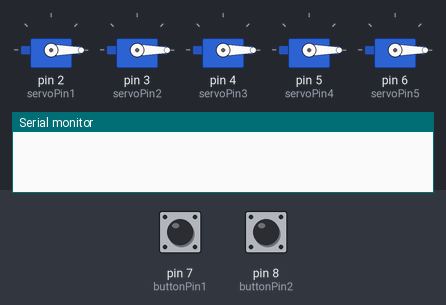
This sketch was run on a simulated Arduino Uno, built with avr-gcc and run on an emulated ATmega328P. Shown: 5 × servo, the last lines printed to the serial monitor. The test bench sets the inputs (shaded band); at power-on: pin 7 (buttonPin1) HIGH, pin 8 (buttonPin2) HIGH.

Above: at 1.2 s.
1.3 s: pin 7 (buttonPin1) pulled LOW for 0.15 s
At 1.7 s:
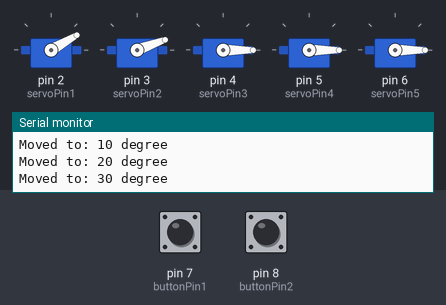
At 4.05 s:
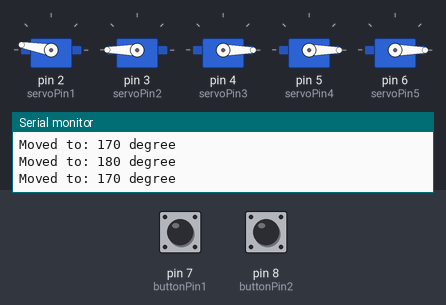
4.3 s: pin 8 (buttonPin2) pulled LOW for 3.2 s
At 4.4 s:
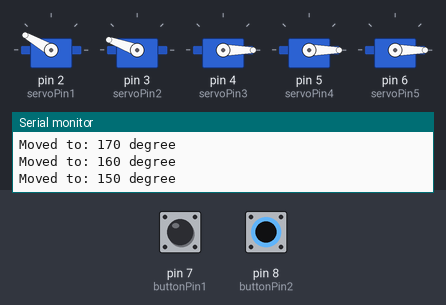
9.3 s: pin 7 (buttonPin1) pulled LOW for 3.2 s
Timing chart, 0 to 19.0 s (numbered marks = the images above; inputs shaded):
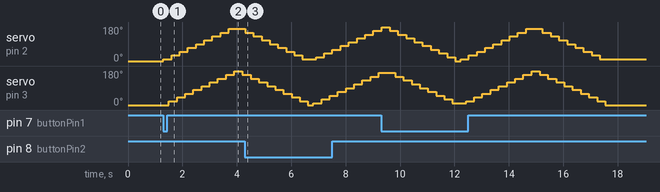

The sketch:

sketch_aug152022.ino
```cpp
#include <Servo.h>

Servo servo1;
Servo servo2;
Servo servo3;
Servo servo4;
Servo servo5;

#define servoPin1 2
#define servoPin2 3
#define servoPin3 4
#define servoPin4 5
#define servoPin5 6


#define buttonPin1 7
#define buttonPin2 8
#define buttonPin3 9
#define buttonPin4 10
#define buttonPin5 11
#define buttonPin6 12

int angle =0;    // initial angle  for servo (beteen 1 and 179)
int angleStep =10;
const int minAngle = 0;
const int maxAngle = 180;

const int type =2;
int buttonPushed =0;

void setup() {

  Serial.begin(9600);

  servo1.attach(servoPin1);
  servo2.attach(servoPin2);
  servo3.attach(servoPin3);
  servo4.attach(servoPin4);
  servo5.attach(servoPin5);

  pinMode(buttonPin1,INPUT_PULLUP);
  pinMode(buttonPin2,INPUT_PULLUP);
  pinMode(buttonPin3,INPUT_PULLUP);
  pinMode(buttonPin4,INPUT_PULLUP);
  pinMode(buttonPin5,INPUT_PULLUP);

  pinMode(buttonPin6,INPUT_PULLUP);

  servo1.write(angle);
  servo2.write(angle);
  servo3.write(angle);
  servo4.write(angle);
  servo5.write(angle);
}


void thumb() {

    if(digitalRead(buttonPin1) == LOW){
    buttonPushed = 1;
  }
   if( buttonPushed ){
  // change the angle for next time through the loop:
  angle = angle + angleStep;

    // reverse the direction of the moving at the ends of the angle:
    if (angle >= maxAngle) {
      angleStep = -angleStep;
        if(type ==1)
        {
            buttonPushed =0;
        }
    }

    if (angle <= minAngle) {
      angleStep = -angleStep;
       if(type==2)
        {
            buttonPushed =0;
        }
    }

      servo1.write(angle); // move the servo to desired angle
      Serial.print("Moved to: ");
      Serial.print(angle);   // print the angle
      Serial.println(" degree");
      delay(100); // waits for the servo to get there
   }
}


void index_finger(){

    if(digitalRead(buttonPin2) == LOW){
    buttonPushed = 1;
  }
   if( buttonPushed ){
  // change the angle for next time through the loop:
  angle = angle + angleStep;

    // reverse the direction of the moving at the ends of the angle:
    if (angle >= maxAngle) {
      angleStep = -angleStep;
        if(type ==1)
        {
            buttonPushed =0;
        }
    }

    if (angle <= minAngle) {
      angleStep = -angleStep;
       if(type==2)
        {
            buttonPushed =0;
        }
    }

    servo2.write(angle); // move the servo to desired angle
      Serial.print("Moved to: ");
      Serial.print(angle);   // print the angle
      Serial.println(" degree");
      delay(100); // waits for the servo to get there
   }

}


void middle_finger(){

    if(digitalRead(buttonPin3) == LOW){
    buttonPushed = 1;
  }
   if( buttonPushed ){
  // change the angle for next time through the loop:
  angle = angle + angleStep;

    // reverse the direction of the moving at the ends of the angle:
    if (angle >= maxAngle) {
      angleStep = -angleStep;
        if(type ==1)
        {
            buttonPushed =0;
        }
    }

    if (angle <= minAngle) {
      angleStep = -angleStep;
       if(type==2)
        {
            buttonPushed =0;
        }
    }

    servo3.write(angle); // move the servo to desired angle
      Serial.print("Moved to: ");
      Serial.print(angle);   // print the angle
      Serial.println(" degree");
      delay(100); // waits for the servo to get there
   }

}

void ring_finger(){

    if(digitalRead(buttonPin4) == LOW){
    buttonPushed = 1;
  }
   if( buttonPushed ){
  // change the angle for next time through the loop:
  angle = angle + angleStep;

    // reverse the direction of the moving at the ends of the angle:
    if (angle >= maxAngle) {
      angleStep = -angleStep;
        if(type ==1)
        {
            buttonPushed =0;
        }
    }

    if (angle <= minAngle) {
      angleStep = -angleStep;
       if(type==2)
        {
            buttonPushed =0;
        }
    }

    servo4.write(angle); // move the servo to desired angle
      Serial.print("Moved to: ");
      Serial.print(angle);   // print the angle
      Serial.println(" degree");
      delay(100); // waits for the servo to get there
   }

}

void little_finger(){

    if(digitalRead(buttonPin5) == LOW){
    buttonPushed = 1;
  }
   if( buttonPushed ){
  // change the angle for next time through the loop:
  angle = angle + angleStep;

    // reverse the direction of the moving at the ends of the angle:
    if (angle >= maxAngle) {
      angleStep = -angleStep;
        if(type ==1)
        {
            buttonPushed =0;
        }
    }

    if (angle <= minAngle) {
      angleStep = -angleStep;
       if(type==2)
        {
            buttonPushed =0;
        }
    }

    servo5.write(angle); // move the servo to desired angle
      Serial.print("Moved to: ");
      Serial.print(angle);   // print the angle
      Serial.println(" degree");
      delay(100); // waits for the servo to get there
   }
}


void concurrently(){

}

void loop() {

  thumb();
  delay(100);
  index_finger();


}
```

Measured:
- after the input at 1.3 s, servo on pin 2 (servoPin1): moves from 0° to 170° over 2.4 s, starting at once; servo on pin 3 (servoPin2): rises from 0° to 180° in 2.4 s, then falls to 160° in 0.30 s
